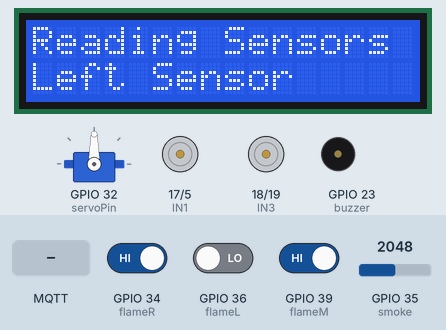
Recording of a program running on a simulated ESP32. On the bench: 16×2 character LCD, servo, motor-driver pin pairs drawn as motors (green arrow = first pin HIGH = forward, orange = second pin HIGH = backward, longer = more drive), buzzer (waves = sounding, pin HIGH). The test bench sets the inputs (shaded band); at power-on: GPIO 39 (flameM) HIGH, GPIO 36 (flameL) LOW, GPIO 34 (flameR) HIGH, GPIO 35 (smoke) = 2048. WiFi joins after 1.5 s; servers stay silent unless stated; no MQTT or app messages arrive unless stated; what the program prints to the serial monitor is not drawn.

Above: at 4.8 s.
4.9 s: GPIO 39 (flameM) driven LOW
9.3 s: MQTT message "buzzer" arrives on the first subscribed topic
At 11.3 s:
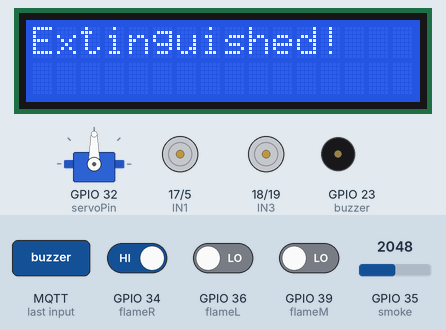
15.6 s: MQTT message "start" arrives on the first subscribed topic
19.4 s: GPIO 39 (flameM) driven HIGH
At 26.0 s:
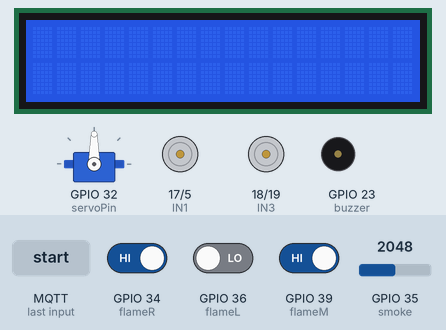
32.3 s: GPIO 36 (flameL) driven HIGH
At 37.1 s:
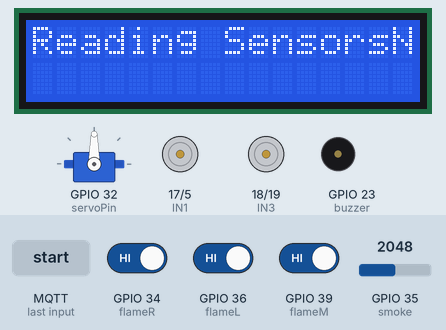
38.1 s: GPIO 34 (flameR) driven LOW
At 39.3 s:
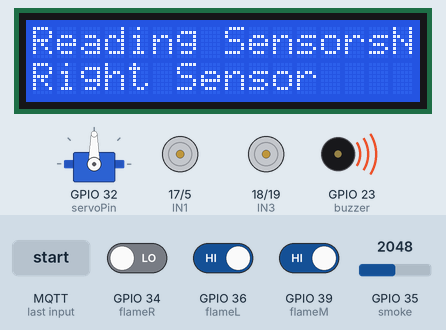
Timing chart, 0 to 50.4 s (numbered marks = the images above; inputs shaded):
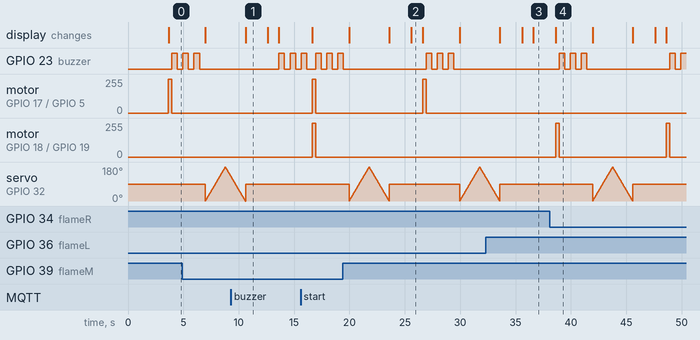

The program:

main.cpp
```cpp
#include <Arduino.h>
#include <WiFi.h>
#include <PubSubClient.h>
#include <ESP32Servo.h>
#include <Wire.h>
#include <WiFiClientSecure.h>
#include <Wire.h>
#include <LiquidCrystal_I2C.h>
// Initialize LCD (adjust the address if needed, 0x27 is a common address)
LiquidCrystal_I2C lcd(0x27, 16, 2);

// WiFi credentials
const char* ssid = "Menna'a Galaxy A52s 5G";  // Replace with your WiFi SSID
const char* password = "mm@392002";  // Replace with your WiFi password
WiFiClientSecure espClient;
// MQTT broker settings
const char* mqttServer = "3653c25602b04b5fa79a6836417632e7.s1.eu.hivemq.cloud";  // HiveMQ broker
const int mqttPort = 8883;  // Default MQTT port
// HiveMQ Cloud Let's Encrypt CA certificate
static const char *root_ca PROGMEM = R"EOF(
-----BEGIN CERTIFICATE-----
MIIFazCCA1OgAwIBAgIRAIIQz7DSQONZRGPgu2OCiwAwDQYJKoZIhvcNAQELBQAw
TzELMAkGA1UEBhMCVVMxKTAnBgNVBAoTIEludGVybmV0IFNlY3VyaXR5IFJlc2Vh
cmNoIEdyb3VwMRUwEwYDVQQDEwxJU1JHIFJvb3QgWDEwHhcNMTUwNjA0MTEwNDM4
WhcNMzUwNjA0MTEwNDM4WjBPMQswCQYDVQQGEwJVUzEpMCcGA1UEChMgSW50ZXJu
ZXQgU2VjdXJpdHkgUmVzZWFyY2ggR3JvdXAxFTATBgNVBAMTDElTUkcgUm9vdCBY
MTCCAiIwDQYJKoZIhvcNAQEBBQADggIPADCCAgoCggIBAK3oJHP0FDfzm54rVygc
h77ct984kIxuPOZXoHj3dcKi/vVqbvYATyjb3miGbESTtrFj/RQSa78f0uoxmyF+
0TM8ukj13Xnfs7j/EvEhmkvBioZxaUpmZmyPfjxwv60pIgbz5MDmgK7iS4+3mX6U
A5/TR5d8mUgjU+g4rk8Kb4Mu0UlXjIB0ttov0DiNewNwIRt18jA8+o+u3dpjq+sW
T8KOEUt+zwvo/7V3LvSye0rgTBIlDHCNAymg4VMk7BPZ7hm/ELNKjD+Jo2FR3qyH
B5T0Y3HsLuJvW5iB4YlcNHlsdu87kGJ55tukmi8mxdAQ4Q7e2RCOFvu396j3x+UC
B5iPNgiV5+I3lg02dZ77DnKxHZu8A/lJBdiB3QW0KtZB6awBdpUKD9jf1b0SHzUv
KBds0pjBqAlkd25HN7rOrFleaJ1/ctaJxQZBKT5ZPt0m9STJEadao0xAH0ahmbWn
OlFuhjuefXKnEgV4We0+UXgVCwOPjdAvBbI+e0ocS3MFEvzG6uBQE3xDk3SzynTn
jh8BCNAw1FtxNrQHusEwMFxIt4I7mKZ9YIqioymCzLq9gwQbooMDQaHWBfEbwrbw
qHyGO0aoSCqI3Haadr8faqU9GY/rOPNk3sgrDQoo//fb4hVC1CLQJ13hef4Y53CI
rU7m2Ys6xt0nUW7/vGT1M0NPAgMBAAGjQjBAMA4GA1UdDwEB/wQEAwIBBjAPBgNV
HRMBAf8EBTADAQH/MB0GA1UdDgQWBBR5tFnme7bl5AFzgAiIyBpY9umbbjANBgkq
hkiG9w0BAQsFAAOCAgEAVR9YqbyyqFDQDLHYGmkgJykIrGF1XIpu+ILlaS/V9lZL
ubhzEFnTIZd+50xx+7LSYK05qAvqFyFWhfFQDlnrzuBZ6brJFe+GnY+EgPbk6ZGQ
3BebYhtF8GaV0nxvwuo77x/Py9auJ/GpsMiu/X1+mvoiBOv/2X/qkSsisRcOj/KK
NFtY2PwByVS5uCbMiogziUwthDyC3+6WVwW6LLv3xLfHTjuCvjHIInNzktHCgKQ5
ORAzI4JMPJ+GslWYHb4phowim57iaztXOoJwTdwJx4nLCgdNbOhdjsnvzqvHu7Ur
TkXWStAmzOVyyghqpZXjFaH3pO3JLF+l+/+sKAIuvtd7u+Nxe5AW0wdeRlN8NwdC
jNPElpzVmbUq4JUagEiuTDkHzsxHpFKVK7q4+63SM1N95R1NbdWhscdCb+ZAJzVc
oyi3B43njTOQ5yOf+1CceWxG1bQVs5ZufpsMljq4Ui0/1lvh+wjChP4kqKOJ2qxq
4RgqsahDYVvTH9w7jXbyLeiNdd8XM2w9U/t7y0Ff/9yi0GE44Za4rF2LN9d11TPA
mRGunUHBcnWEvgJBQl9nJEiU0Zsnvgc/ubhPgXRR4Xq37Z0j4r7g1SgEEzwxA57d
emyPxgcYxn/eR44/KJ4EBs+lVDR3veyJm+kXQ99b21/+jh5Xos1AnX5iItreGCc=
-----END CERTIFICATE-----
)EOF";

const char* mqttUser = "esraa_123";  // If using authentication
const char* mqttPassword = "Me_br123";  // If using authentication


PubSubClient client(espClient);

// Topics for MQTT
const char* flameTopic = "firefighter/flame";
const char* smokeTopic = "firefighter/smoke";
const char* stateTopic = "firefighter/state";
const char* controlTopic = "firefighter/control";  // Topic to receive control commands
// Servo Initialization
Servo myservo;
int pos = 0;
boolean fire = false;

#define IN1 17
#define IN2 5
#define IN3 18
#define IN4 19
#define flameL 36
#define flameM 39
#define flameR 34
#define buzzer 23
#define smoke 35
#define servoPin 32


// Function declarations
void _stop();
void forward();
void backward();
void right();
void left();
void _buzzer();
void put_off_fire();
void setup_wifi();
void reconnect();
void publishStatus(const char* status);
void callback(char* topic, byte* payload, unsigned int length);  // MQTT callback function declaration
void  connectToMQTT();
void    forword();


void setup() {
  Serial.begin(115200);
  Wire.begin();           // Initialize I2C communication
    Wire.setClock(100000);

    // Initialize LCD
    lcd.begin(16, 2);        // Initialize the LCD
    lcd.backlight();        // Turn on the backlight
    lcd.setCursor(0, 0);
    lcd.print("Fire Fighter");
    lcd.setCursor(0, 1);
    lcd.print("Robot");

    delay(2000);  // Show message for 2 seconds


  // Wi-Fi setup
  WiFi.begin(ssid, password);
  Serial.print("Connecting to WiFi...");
  while (WiFi.status() != WL_CONNECTED) {
    delay(500);
    Serial.print(".");
  }
  Serial.println("\nConnected to WiFi");

  // MQTT setup
  client.setServer(mqttServer, mqttPort);
  client.setCallback(callback);  // Set the MQTT callback function

  connectToMQTT();

  // Motor pins setup
  pinMode(IN1, OUTPUT);
  pinMode(IN2, OUTPUT);
  pinMode(IN3, OUTPUT);
  pinMode(IN4, OUTPUT);
  _stop();

  // Flame sensor pins setup
  pinMode(flameL, INPUT);
  pinMode(flameM, INPUT);
  pinMode(flameR, INPUT);

  // Buzzer pin setup
  pinMode(buzzer, OUTPUT);

  // Smoke sensor setup
  pinMode(smoke, INPUT);

  // Servo setup
  myservo.attach(servoPin);
  myservo.write(90);
}

void loop() {

    lcd.setCursor(0, 0);
    lcd.print("Reading Sensors");
    int smokeval = analogRead(smoke);

  // Reconnect if disconnected from MQTT
  if (!client.connected()) {
    connectToMQTT();
  }
  client.loop();  // Handle incoming/outgoing MQTT messages

  // Sensor readings

  int flameLVal = digitalRead(flameL);
  int flameMVal = digitalRead(flameM);
  int flameRVal = digitalRead(flameR);

  // Publish flame sensor readings
  char flameMsg[50];
  sprintf(flameMsg, "L:%d M:%d R:%d", flameLVal, flameMVal, flameRVal);
  client.publish(flameTopic, flameMsg);

  // Publish smoke sensor readings
  char smokeMsg[50];
  sprintf(smokeMsg, "%d", smokeval);
  client.publish(smokeTopic, smokeMsg);

  // Robot operation logic
  if (flameLVal == 1 && flameMVal == 1 && flameRVal == 1) {

 lcd.print("No Fire");
delay(1000);
    _stop();
    client.publish(stateTopic, "Idle");
  } else if (flameMVal == 0) {
    forword();
    lcd.setCursor(0, 1);
        lcd.print("Middle Sensor");

    delay(300);
    _stop();
    _buzzer();
    fire = true;
    client.publish(stateTopic, "In action - Front");
  } else if (flameLVal == 0) {
    left();
       lcd.setCursor(0, 1);
        lcd.print("Left Sensor");

    delay(300);
    _stop();
    _buzzer();
    fire = true;
    client.publish(stateTopic, "In action - Left");
  } else if (flameRVal == 0) {
    right();
      lcd.setCursor(0, 1);
      lcd.print("Right Sensor");

    delay(300);
    _stop();
    _buzzer();
    fire = true;
    client.publish(stateTopic, "In action - Right");
  }

  while (fire == true) {
    put_off_fire();
    fire = false;
    client.publish(stateTopic, "Fire extinguished");
  }

  delay(1000);  // Adjust based on how frequently you want to send updates
}

// MQTT connect function
// MQTT connect function
void connectToMQTT() {
  // Set CA Certificate for SSL connection
  espClient.setCACert(root_ca);

  while (!client.connected()) {
    Serial.println("Connecting to MQTT...");
    if (client.connect("ESP32Firefighter", mqttUser, mqttPassword)) {
      Serial.println("Connected to MQTT");
      client.subscribe(controlTopic);  // Subscribe to control topic
    } else {
      Serial.print("Failed to connect, state: ");
      Serial.println(client.state());
      delay(2000);
    }
  }
}

// MQTT callback function
void callback(char* topic, byte* payload, unsigned int length) {
  Serial.print("Message arrived on topic: ");
  Serial.println(topic);

  // Convert the payload into a string
  String message;
  for (unsigned int i = 0; i < length; i++) {
    message += (char)payload[i];
  }
  Serial.print("Message: ");
  Serial.println(message);

  // Control actions based on the message content
  if (String(topic) == controlTopic) {
    if (message == "start") {
      // Start the robot's operation
      Serial.println("Starting robot operation");
      // You can set a flag or call a function to start the robot
    } else if (message == "stop") {
      // Stop the robot's operation
      Serial.println("Stopping robot operation");
      _stop();
    } else if (message == "buzzer") {
      // Activate the buzzer
      Serial.println("Activating buzzer");
      _buzzer();
    }
    // Add more commands as needed
  }
}

// Existing functions (put_off_fire, _stop, movement functions, _buzzer) remain unchanged
// ... [Include all your existing functions here] ...

void put_off_fire() {
   lcd.clear();
    lcd.setCursor(0, 0);
    lcd.print("Extinguishing...");

  _stop();
  for (pos = 0; pos <= 180; pos += 1) {
    myservo.write(pos);
    delay(10);
  }
  for (pos = 180; pos >= 0; pos -= 1) {
    myservo.write(pos);
    delay(10);
  }
  myservo.write(90);
      lcd.clear();
    lcd.setCursor(0, 0);
    lcd.print("Extinguished!");
    delay(2000);
    lcd.clear();

    fire = false;

}

void _stop() {
  digitalWrite(IN1, LOW);
  digitalWrite(IN2, LOW);
  digitalWrite(IN3, LOW);
  digitalWrite(IN4, LOW);
}

void forword() {
  digitalWrite(IN1, HIGH);
  digitalWrite(IN2, LOW);
  digitalWrite(IN3, HIGH);
  digitalWrite(IN4, LOW);
}

void backword() {
  digitalWrite(IN1, LOW);
  digitalWrite(IN2, HIGH);
  digitalWrite(IN3, LOW);
  digitalWrite(IN4, HIGH);
}

void right() {
  digitalWrite(IN1, LOW);
  digitalWrite(IN2, LOW);
  digitalWrite(IN3, HIGH);
  digitalWrite(IN4, LOW);
}

void left() {
  digitalWrite(IN1, HIGH);
  digitalWrite(IN2, LOW);
  digitalWrite(IN3, LOW);
  digitalWrite(IN4, LOW);
}

void _buzzer() {
  for (int i = 0; i < 3; i++) {
    digitalWrite(buzzer, HIGH);
    delay(500);
    digitalWrite(buzzer, LOW);
    delay(500);
  }
}
```

Measured:
- after the input at 9.3 s, motor on GPIO 17 (IN1) / GPIO 5 (IN2), motor on GPIO 18 (IN3) / GPIO 19 (IN4): stays stopped (without the input it goes to forward 255/255 after 4.3 s)
- after the input at 19.4 s, motor on GPIO 18 (IN3) / GPIO 19 (IN4): stays stopped (without the input it goes to forward 255/255 after 7.2 s)
- after the input at 32.3 s, GPIO 23 (buzzer): stays LOW (without the input it goes to HIGH after 4.6 s); motor on GPIO 17 (IN1) / GPIO 5 (IN2): stays stopped (without the input it goes to forward 255/255 after 4.3 s); the display: first differs from a run without the input after 4.3 s (image 3)
- after the input at 38.1 s, GPIO 23 (buzzer): LOW → HIGH after 0.84 s, → LOW 0.50 s later, → HIGH 0.50 s later, → LOW 0.50 s later, … (9 changes in this stretch); motor on GPIO 18 (IN3) / GPIO 19 (IN4): alternates forward 255/255 for 0.31 s and stopped for 9.7 s, starting after 0.53 s; the display: changes after 0.54 s (image 4)
- by itself, GPIO 23 (buzzer): repeats every 1.0 s: HIGH 0.50 s, LOW 0.50 s, until it stays LOW from 29.4 s
- what the display in image 1 shows lasts 2.0 s, from 10.6 s to 12.6 s
